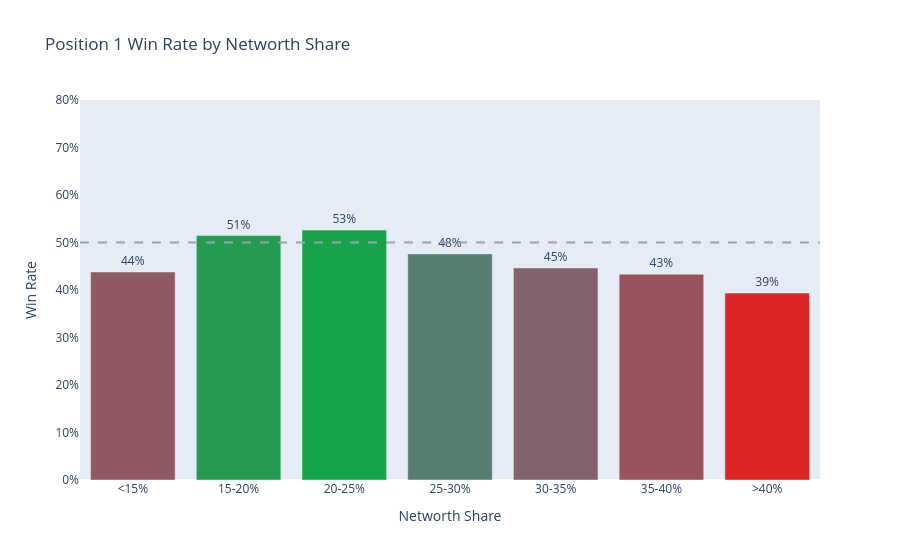

Notebook cell for this chart:
### Code cell
pos_2 = df[df['position'] == 'POSITION_2'].copy()

pos_2['share_bucket'] = pd.cut(
    pos_2['networth_share'],
    bins=[0, 0.15, 0.20, 0.25, 0.30, 0.35, 0.40, 1.0],
    labels=['<15%', '15-20%', '20-25%', '25-30%', '30-35%', '35-40%', '>40%']
)

winrate_by_share = (
    pos_2.groupby('share_bucket', observed=True)['win']
    .agg(['mean', 'count'])
    .reset_index()
    .rename(columns={'mean': 'winrate', 'count': 'games'})
)

fig = go.Figure()
fig.add_trace(go.Bar(
    x=winrate_by_share['share_bucket'].astype(str),
    y=winrate_by_share['winrate'],
    marker=dict(
        color=winrate_by_share['winrate'],
        colorscale=PLOTLY_COLORSCALES['winrate'],
        showscale=False,
    ),
    customdata=winrate_by_share['games'],
    text=[f"{w:.0%}" for w in winrate_by_share['winrate']],
    textposition='outside',
    hovertemplate='<b>%{x}</b><br>Win Rate: %{y:.1%}<br>Games: %{customdata}<extra></extra>'
))
fig.add_hline(y=0.5, line_dash='dash', line_color=COLORS['text_muted'])
fig.update_layout(
    title='Position 1 Win Rate by Networth Share',
    xaxis=dict(title_text='Networth Share', showgrid=False),
    yaxis=dict(title_text='Win Rate', tickformat='.0%', showgrid=False, range=[0, 0.8]),
    autosize=True
)

### Figure 1 — Plotly figure (JSON) as saved in the notebook; plotly's stock layout.template omitted (floating-point values rounded to 4 significant figures)
{"data": [{"customdata": [740, 27711, 148243, 112424, 24623, 2710, 315], "hovertemplate": "<b>%{x}</b><br>Win Rate: %{y:.1%}<br>Games: %{customdata}<extra></extra>", "marker": {"color": [0.4378, 0.5146, 0.5261, 0.476, 0.4462, 0.4332, 0.3937], "colorscale": [[0, "#dc2626"], [0.5, "#6b7280"], [1, "#16a34a"]], "showscale": false}, "text": ["44%", "51%", "53%", "48%", "45%", "43%", "39%"], "textposition": "outside", "type": "bar", "x": ["<15%", "15-20%", "20-25%", "25-30%", "30-35%", "35-40%", ">40%"], "y": [0.4378, 0.5146, 0.5261, 0.476, 0.4462, 0.4332, 0.3937]}], "layout": {"autosize": true, "shapes": [{"line": {"color": "#9ca3af", "dash": "dash"}, "type": "line", "x0": 0, "x1": 1, "xref": "x domain", "y0": 0.5, "y1": 0.5, "yref": "y"}], "title": {"text": "Position 1 Win Rate by Networth Share"}, "xaxis": {"showgrid": false, "title": {"text": "Networth Share"}}, "yaxis": {"range": [0, 0.8], "showgrid": false, "tickformat": ".0%", "title": {"text": "Win Rate"}}}}
